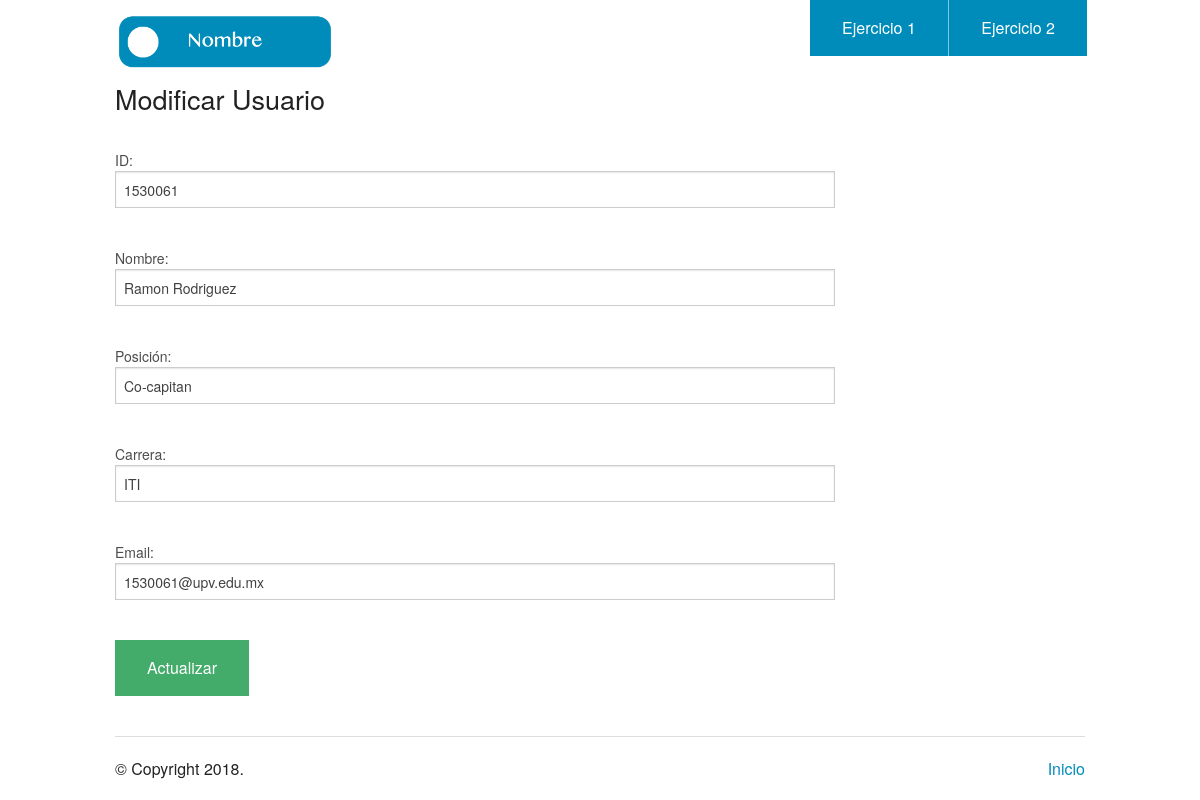
The page /update.php?id=1530061&t=2 on the database its author committed.
### tables this page shows
CREATE TABLE IF NOT EXISTS `sport_team` (
  `id` varchar(128) NOT NULL,
  `nombre` varchar(128) NOT NULL,
  `posicion` varchar(128) NOT NULL,
  `carrera` varchar(128) NOT NULL,
  `email` varchar(128) NOT NULL,
  `id_type` int(11) NOT NULL,
  PRIMARY KEY (`id`)
);

### db/database2.php (called while the page is built, shortened)
<?php
	function getPDO(){
        $host = DB_HOST;
        $dbname = DB_DATABASE;
        $dbOtp = array(PDO::MYSQL_ATTR_INIT_COMMAND => "SET NAMES 'utf8'");
        $pdoObj = new PDO("mysql:host={$host};dbname={$dbname};port=3307", DB_USER, DB_PASSWORD, $dbOtp);
        return $pdoObj;
    }
	function search($id){
		$db = getPDO();
		$stmt = $db->prepare("SELECT * FROM sport_team where id=:id");
		$stmt->bindParam(':id', $id);
		$stmt->execute();
		if($r = $stmt->fetch(PDO::FETCH_ASSOC))
			return $r;
		return [];
	}
?>

### update.php (the view, shortened to what this page needs)
<?php
include_once('db/database2.php');
$id = isset( $_GET['id'] ) ? $_GET['id'] : '';
$r = search($id);
$t = $_GET['t'];
?>
<!doctype html>
<html class="no-js" lang="en">
  <head>
    <link rel="stylesheet" href="./css/foundation.css" />
  </head>
  <body>
    <?php require_once('header.php'); ?>
    <div class="row">
      <div class="large-9 columns">
        <h3>Modificar Usuario</h3>
        <br>
        <div class="section-container tabs" data-section>
          <section class="section">
            <div class="content" data-slug="panel1">
                <form method="POST" action="update.php?id=<?php echo($id)?>&t=<?php echo($t) ?>">
                  <label for="id">ID:</label>
                  <input type="text" name="id" value="<?php echo($r['id'])?>"><br>
                  <label for="nombre">Nombre:</label>
                  <input type="text" name="nombre" value="<?php echo($r['nombre'])?>"><br>
                  <label for="posicion">Posición:</label>
                  <input type="text" name="posicion" value="<?php echo($r['posicion'])?>"><br>
                  <label for="carrera">Carrera:</label>
                  <input type="text" name="carrera" value="<?php echo($r['carrera'])?>"><br>
                  <label for="email">Email:</label>
                  <input type="email" name="email" value="<?php echo($r['email'])?>"><br>
                  <button type="submit" class="success">Actualizar</button>
                </form>
            </div>
          </section>
        </div>
      </div>
    </div>
    <?php require_once('footer.php'); ?>

### rows shown on the page
sport_team: id "1530061", nombre "Ramon Rodriguez", posicion "Co-capitan", carrera "ITI", email "1530061@upv.edu.mx"

### other values the page prints
$hoy->format('Y') "2018"
